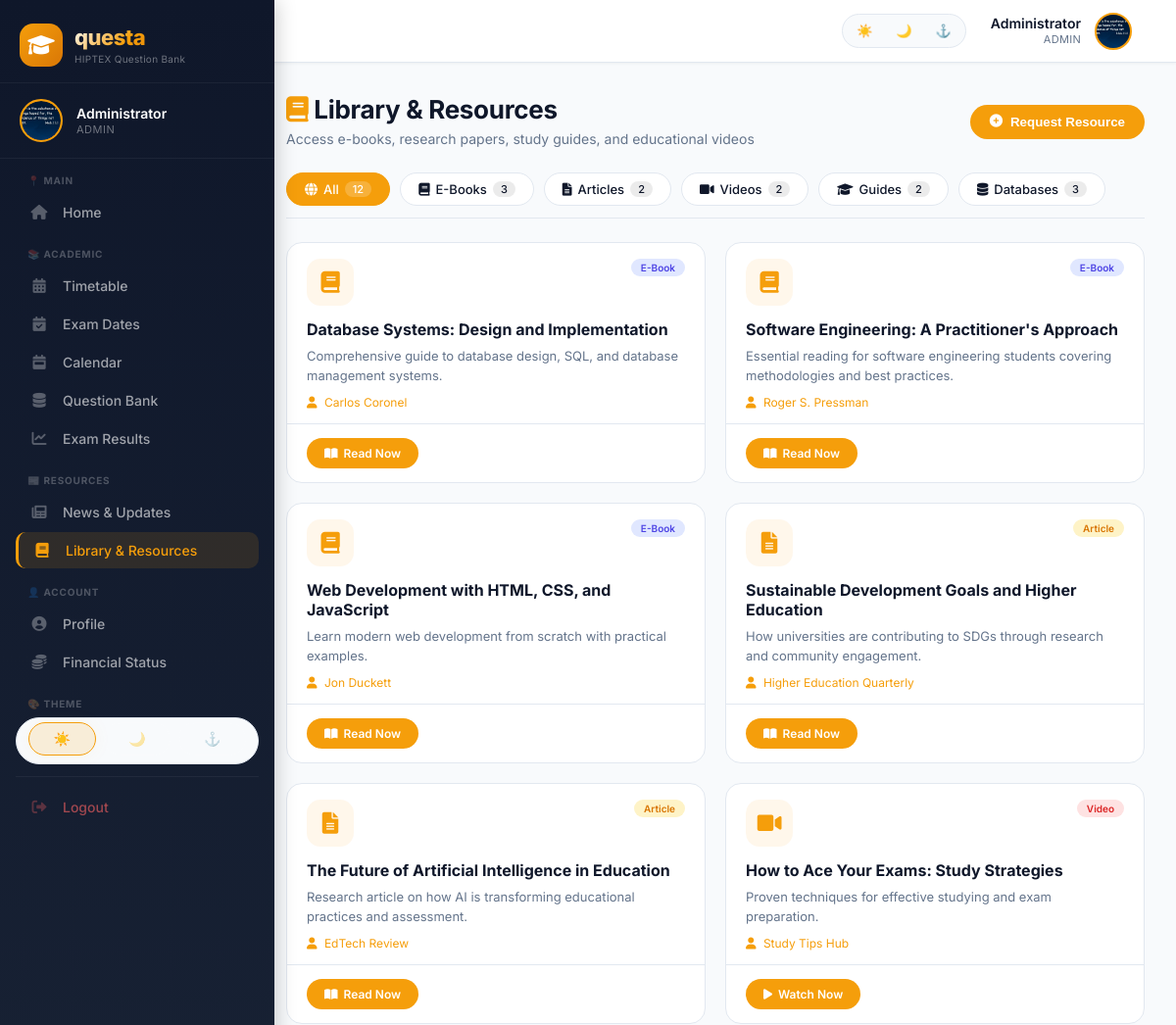
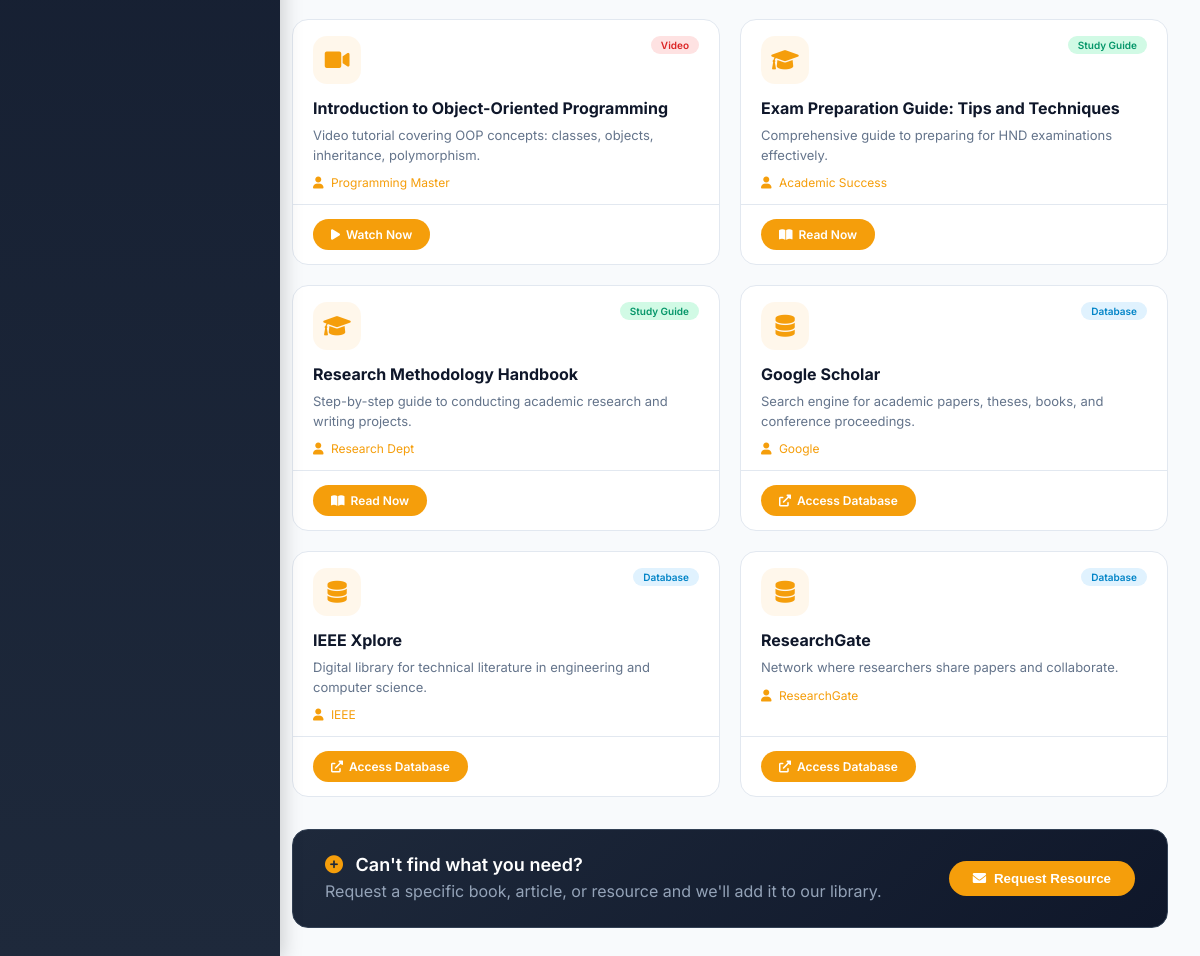
Page /library.php (signed in) on the committed database (2 pictures, top to bottom).
### tables this page shows
CREATE TABLE `users` (
  `id` int(11) NOT NULL,
  `name` varchar(100) NOT NULL,
  `email` varchar(100) NOT NULL,
  `password` varchar(255) NOT NULL,
  `role` enum('admin','lecturer','student') DEFAULT 'student',
  `matricule` varchar(50) DEFAULT NULL,
  `department_id` int(11) DEFAULT NULL,
  `avatar` varchar(255) DEFAULT NULL,
  `created_at` datetime DEFAULT current_timestamp()
);

CREATE TABLE `library_resources` (
  `id` int(11) NOT NULL,
  `title` varchar(255) NOT NULL,
  `description` text DEFAULT NULL,
  `type` enum('ebook','article','video','guide','database') DEFAULT NULL,
  `url` varchar(500) DEFAULT NULL,
  `author` varchar(100) DEFAULT NULL,
  `icon` varchar(50) DEFAULT NULL
);

### includes/config.php (called while the page is built, shortened)
<?php
function getCurrentUser($pdo) {
    try {
        $stmt = $pdo->prepare("SELECT * FROM users WHERE id = ?");
        $stmt->execute([$_SESSION['user_id']]);
        return $stmt->fetch();
    } catch (PDOException $e) {
        return null;
    }
}

### library.php (the view, shortened to what this page needs)
<?php
require_once 'includes/config.php';
$type = isset($_GET['type']) ? $_GET['type'] : 'all';
$query = "SELECT * FROM library_resources WHERE 1=1";
$params = [];
$query .= " ORDER BY
    CASE type
        WHEN 'ebook' THEN 1
        WHEN 'article' THEN 2
        WHEN 'video' THEN 3
        WHEN 'guide' THEN 4
        WHEN 'database' THEN 5
    END,
    title ASC";
$stmt = $pdo->prepare($query);
$stmt->execute($params);
$resources = $stmt->fetchAll();
$typeCounts = [
    'ebook' => 0,
    'article' => 0,
    'video' => 0,
    'guide' => 0,
    'database' => 0
];
foreach ($resources as $res) {
    if (isset($typeCounts[$res['type']])) {
        $typeCounts[$res['type']]++;
    }
}
include 'includes/header.php';
include 'includes/sidebar.php';
?>
<div class="main-content">
    <div class="page-header">
        <div class="page-header-left">
            <h1><i class="fas fa-book" style="color: #f59e0b;"></i> Library & Resources</h1>
            <p>Access e-books, research papers, study guides, and educational videos</p>
        </div>
        <button class="request-btn-header" id="requestBtn">
            <i class="fas fa-plus-circle"></i> Request Resource
        </button>
    </div>
    <div class="category-tabs">
        <a href="?type=all" class="cat-tab <?php echo $type == 'all' ? 'active' : ''; ?>">
            <i class="fas fa-globe"></i> All <span class="count"><?php echo count($resources); ?></span>
        </a>
        <a href="?type=ebook" class="cat-tab <?php echo $type == 'ebook' ? 'active' : ''; ?>">
            <i class="fas fa-book"></i> E-Books <span class="count"><?php echo $typeCounts['ebook']; ?></span>
        </a>
        <a href="?type=article" class="cat-tab <?php echo $type == 'article' ? 'active' : ''; ?>">
            <i class="fas fa-file-alt"></i> Articles <span class="count"><?php echo $typeCounts['article']; ?></span>
        </a>
        <a href="?type=video" class="cat-tab <?php echo $type == 'video' ? 'active' : ''; ?>">
            <i class="fas fa-video"></i> Videos <span class="count"><?php echo $typeCounts['video']; ?></span>
        </a>
        <a href="?type=guide" class="cat-tab <?php echo $type == 'guide' ? 'active' : ''; ?>">
            <i class="fas fa-graduation-cap"></i> Guides <span class="count"><?php echo $typeCounts['guide']; ?></span>
        </a>
        <a href="?type=database" class="cat-tab <?php echo $type == 'database' ? 'active' : ''; ?>">
            <i class="fas fa-database"></i> Databases <span class="count"><?php echo $typeCounts['database']; ?></span>
        </a>
    </div>
    <?php if (count($resources) == 0): ?>
        <div class="empty-state">
            <i class="fas fa-folder-open"></i>
            <h3>No resources found</h3>
            <p>Try selecting a different category</p>
        </div>
    <?php else: ?>
        <div class="resources-grid">
            <?php foreach ($resources as $resource):
                $typeIcons = [
                    'ebook' => 'fa-book',
                    'article' => 'fa-file-alt',
                    'video' => 'fa-video',
                    'guide' => 'fa-graduation-cap',
                    'database' => 'fa-database'
                ];
                $typeLabels = [
                    'ebook' => 'E-Book',
                    'article' => 'Article',
                    'video' => 'Video',
                    'guide' => 'Study Guide',
                    'database' => 'Database'
                ];
                $badgeColors = [
                    'ebook' => 'badge-ebook',
                    'article' => 'badge-article',
                    'video' => 'badge-video',
                    'guide' => 'badge-guide',
                    'database' => 'badge-database'
                ];
                $icon = $typeIcons[$resource['type']] ?? 'fa-file';
                $badgeClass = $badgeColors[$resource['type']] ?? 'badge-ebook';
                $typeLabel = $typeLabels[$resource['type']] ?? 'Resource';
            ?>
                <div class="resource-card">
                    <div class="resource-card-header">
                        <div class="resource-icon">
                            <i class="fas <?php echo $icon; ?>"></i>
                        </div>
                        <span class="resource-badge <?php echo $badgeClass; ?>"><?php echo $typeLabel; ?></span>
                    </div>
                    <div class="resource-card-body">
                        <h3><?php echo htmlspecialchars($resource['title']); ?></h3>
                        <p><?php echo htmlspecialchars($resource['description']); ?></p>
                        <?php if ($resource['author']): ?>
                            <div class="resource-author">
                                <i class="fas fa-user"></i> <?php echo htmlspecialchars($resource['author']); ?>
                            </div>
                        <?php endif; ?>
                    </div>
                    <div class="resource-card-footer">
                        <a href="<?php echo $resource['url']; ?>" class="resource-link" target="_blank">
                            <?php if ($resource['type'] == 'database'): ?>
                                <i class="fas fa-external-link-alt"></i> Access Database
                            <?php elseif ($resource['type'] == 'video'): ?>
                                <i class="fas fa-play"></i> Watch Now
                            <?php else: ?>
                                <i class="fas fa-book-open"></i> Read Now
                            <?php endif; ?>
                        </a>
                    </div>
                </div>
            <?php endforeach; ?>
        </div>
    <?php endif; ?>
    <div class="request-section">
        <div class="request-text">
            <h3><i class="fas fa-plus-circle"></i> Can't find what you need?</h3>
            <p>Request a specific book, article, or resource and we'll add it to our library.</p>
        </div>
        <button class="request-btn" id="requestBtn2">
            <i class="fas fa-envelope"></i> Request Resource
        </button>
    </div>
</div>
<?php include 'includes/footer.php'; ?>

### includes/header.php (shortened to what this page needs)
<?php
$currentUser = getCurrentUser($pdo);
?>
<!DOCTYPE html>
<html lang="en">
<head>
    <link rel="stylesheet" href="https://cdnjs.cloudflare.com/ajax/libs/font-awesome/6.0.0-beta3/css/all.min.css">
    <link rel="stylesheet" href="assets/css/styles.css">
</head>
<body>
<div class="top-header">
    <div class="top-header-left">
        <div class="top-header-title">
            Questa <span>HIPTEX</span>
        </div>
    </div>
    <div class="top-header-right">
        <div class="header-theme-switcher">
            <button class="header-theme-btn" data-theme="light" onclick="setTheme('light')" title="Light Theme">☀️</button>
            <button class="header-theme-btn" data-theme="dark" onclick="setTheme('dark')" title="Dark Theme">🌙</button>
            <button class="header-theme-btn" data-theme="navy" onclick="setTheme('navy')" title="Navy Theme">⚓</button>
        </div>
        <a href="profile.php" class="header-user">
            <div class="header-user-info">
                <div class="header-user-name" id="headerUserName">
                    <?php echo htmlspecialchars($currentUser['name'] ?? 'User'); ?>
                </div>
                <div class="header-user-role" id="headerUserRole">
                    <?php echo ucfirst($currentUser['role'] ?? 'student'); ?>
                </div>
            </div>
            <div class="header-avatar" id="headerAvatar">
                <?php
                if (!empty($currentUser['avatar']) && file_exists($currentUser['avatar'])) {
                    echo '<img src="' . $currentUser['avatar'] . '" style="width:100%;height:100%;border-radius:50%;object-fit:cover;">';
                } else {
                    $initials = strtoupper(substr($currentUser['name'] ?? 'U', 0, 1));
                    echo $initials;
                }
                ?>
            </div>
        </a>
    </div>
</div>

### includes/sidebar.php (shortened to what this page needs)
<?php
$currentUser = getCurrentUser($pdo);
$currentPage = basename($_SERVER['PHP_SELF']);
?>
<div class="sidebar" id="sidebar">
    <div class="sidebar-overlay-content">
        <div class="sidebar-header">
            <div class="sidebar-logo">
                <div class="sidebar-logo-icon">
                    <i class="fas fa-graduation-cap"></i>
                </div>
                <div class="sidebar-logo-text">
                    <h2>questa</h2>
                    <p>HIPTEX Question Bank</p>
                </div>
            </div>
        </div>
        <div class="sidebar-profile">
            <div class="sidebar-avatar" id="sidebarAvatar">
                <?php
                if (!empty($currentUser['avatar']) && file_exists($currentUser['avatar'])) {
                    echo '<img src="' . $currentUser['avatar'] . '" alt="Profile" style="width:100%;height:100%;border-radius:50%;object-fit:cover;">';
                } else {
                    $initials = strtoupper(substr($currentUser['name'] ?? 'U', 0, 1));
                    echo $initials;
                }
                ?>
            </div>
            <div class="sidebar-profile-info">
                <span class="sidebar-profile-name" id="sidebarProfileName"><?php echo htmlspecialchars($currentUser['name'] ?? 'User'); ?></span>
                <span class="sidebar-profile-role" id="sidebarProfileRole"><?php echo ucfirst($currentUser['role'] ?? 'student'); ?></span>
            </div>
        </div>
        <div class="nav-menu">
            <div class="nav-section">📍 Main</div>
            <a href="dashboard.php" class="nav-item <?php echo $currentPage == 'dashboard.php' ? 'active' : ''; ?>">
                <i class="fas fa-home"></i> Home
            </a>
            <div class="nav-section">📚 Academic</div>
            <a href="timetable.php" class="nav-item <?php echo $currentPage == 'timetable.php' ? 'active' : ''; ?>">
                <i class="fas fa-calendar-alt"></i> Timetable
            </a>
            <a href="exam-dates.php" class="nav-item <?php echo $currentPage == 'exam-dates.php' ? 'active' : ''; ?>">
                <i class="fas fa-calendar-check"></i> Exam Dates
            </a>
            <a href="calendar.php" class="nav-item <?php echo $currentPage == 'calendar.php' ? 'active' : ''; ?>">
                <i class="fas fa-calendar-week"></i> Calendar
            </a>
            <a href="question-bank.php" class="nav-item <?php echo $currentPage == 'question-bank.php' ? 'active' : ''; ?>">
                <i class="fas fa-database"></i> Question Bank
            </a>
            <a href="exam-results.php" class="nav-item <?php echo $currentPage == 'exam-results.php' ? 'active' : ''; ?>">
                <i class="fas fa-chart-line"></i> Exam Results
            </a>
            <div class="nav-section">📰 Resources</div>
            <a href="news.php" class="nav-item <?php echo $currentPage == 'news.php' ? 'active' : ''; ?>">
                <i class="fas fa-newspaper"></i> News &amp; Updates
            </a>
            <a href="library.php" class="nav-item <?php echo $currentPage == 'library.php' ? 'active' : ''; ?>">
                <i class="fas fa-book"></i> Library &amp; Resources
            </a>
            <div class="nav-section">👤 Account</div>
            <a href="profile.php" class="nav-item <?php echo $currentPage == 'profile.php' ? 'active' : ''; ?>">
                <i class="fas fa-user-circle"></i> Profile
            </a>
            <a href="financial-status.php" class="nav-item <?php echo $currentPage == 'financial-status.php' ? 'active' : ''; ?>">
                <i class="fas fa-coins"></i> Financial Status
            </a>
            <div class="nav-section">🎨 Theme</div>
            <div class="theme-switcher">
                <button class="theme-btn active" data-theme="light" onclick="setTheme('light')" title="Light Theme">☀️</button>
                <button class="theme-btn" data-theme="dark" onclick="setTheme('dark')" title="Dark Theme">🌙</button>
                <button class="theme-btn" data-theme="navy" onclick="setTheme('navy')" title="Navy Theme">⚓</button>
            </div>
            <div class="logout-item">
                <a href="logout.php" class="nav-item logout">
                    <i class="fas fa-sign-out-alt"></i> Logout
                </a>
            </div>
        </div>
    </div>
</div>

### rows in the picture
users: name "Administrator", role "ADMIN", avatar (picture)
library_resources: id "2", type "E-Book", title "Software Engineering: A Practitioner's Approach", description "Essential reading for software engineering students covering methodologies and best practices.", author "Roger S. Pressman", shows "Read Now"
library_resources: type "E-Book", title "Database Systems: Design and Implementation", description "Comprehensive guide to database design, SQL, and database management systems.", author "Carlos Coronel", shows "Read Now"
library_resources: type "E-Book", title "Web Development with HTML, CSS, and JavaScript", description "Learn modern web development from scratch with practical examples.", author "Jon Duckett", shows "Read Now"
library_resources: type "Article", title "Sustainable Development Goals and Higher Education", description "How universities are contributing to SDGs through research and community engagement.", author "Higher Education Quarterly", shows "Read Now"
library_resources: type "Article", title "The Future of Artificial Intelligence in Education", description "Research article on how AI is transforming educational practices and assessment.", author "EdTech Review", shows "Read Now"
library_resources: type "Video", title "How to Ace Your Exams: Study Strategies", description "Proven techniques for effective studying and exam preparation.", author "Study Tips Hub", shows "Watch Now"
library_resources: type "Video", title "Introduction to Object-Oriented Programming", description "Video tutorial covering OOP concepts: classes, objects, inheritance, polymorphism.", author "Programming Master", shows "Watch Now"
library_resources: type "Study Guide", title "Exam Preparation Guide: Tips and Techniques", description "Comprehensive guide to preparing for HND examinations effectively.", author "Academic Success", shows "Read Now"
library_resources: type "Study Guide", title "Research Methodology Handbook", description "Step-by-step guide to conducting academic research and writing projects.", author "Research Dept", shows "Read Now"
library_resources: type "Database", title "Google Scholar", description "Search engine for academic papers, theses, books, and conference proceedings.", author "Google", shows "Access Database"
library_resources: type "Database", title "IEEE Xplore", description "Digital library for technical literature in engineering and computer science.", author "IEEE", shows "Access Database"
library_resources: type "Database", title "ResearchGate", description "Network where researchers share papers and collaborate.", author "ResearchGate", shows "Access Database"

### other values in the picture
count($resources) "12"
$typeCounts['ebook'] "3"
$typeCounts['database'] "3"
